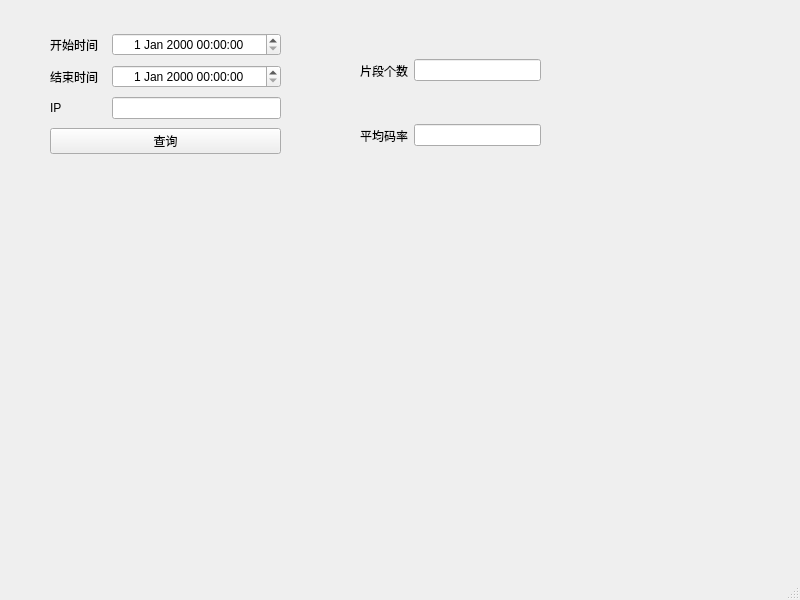
<?xml version="1.0" encoding="UTF-8"?>
<ui version="4.0">
 <class>MainWindow</class>
 <widget class="QMainWindow" name="MainWindow">
  <property name="geometry">
   <rect>
    <x>0</x>
    <y>0</y>
    <width>800</width>
    <height>600</height>
   </rect>
  </property>
  <property name="windowTitle">
   <string>录像查询码率计算工具</string>
  </property>
  <widget class="QWidget" name="centralwidget">
   <widget class="QWidget" name="verticalLayoutWidget">
    <property name="geometry">
     <rect>
      <x>50</x>
      <y>30</y>
      <width>231</width>
      <height>131</height>
     </rect>
    </property>
    <layout class="QVBoxLayout" name="verticalLayout">
     <item>
      <layout class="QHBoxLayout" name="horizontalLayout_2" stretch="2,6">
       <item>
        <widget class="QLabel" name="label_2">
         <property name="text">
          <string>开始时间</string>
         </property>
        </widget>
       </item>
       <item>
        <widget class="QDateTimeEdit" name="dateTimeEdit">
         <property name="alignment">
          <set>Qt::AlignCenter</set>
         </property>
        </widget>
       </item>
      </layout>
     </item>
     <item>
      <layout class="QHBoxLayout" name="horizontalLayout_3" stretch="2,6">
       <item>
        <widget class="QLabel" name="label_3">
         <property name="text">
          <string>结束时间</string>
         </property>
        </widget>
       </item>
       <item>
        <widget class="QDateTimeEdit" name="dateTimeEdit_2">
         <property name="alignment">
          <set>Qt::AlignCenter</set>
         </property>
        </widget>
       </item>
      </layout>
     </item>
     <item>
      <layout class="QHBoxLayout" name="horizontalLayout" stretch="2,6">
       <item>
        <widget class="QLabel" name="label">
         <property name="text">
          <string>IP</string>
         </property>
        </widget>
       </item>
       <item>
        <widget class="QLineEdit" name="lineEdit">
         <property name="alignment">
          <set>Qt::AlignRight|Qt::AlignTrailing|Qt::AlignVCenter</set>
         </property>
        </widget>
       </item>
      </layout>
     </item>
     <item>
      <widget class="QPushButton" name="pushButton">
       <property name="text">
        <string>查询</string>
       </property>
      </widget>
     </item>
    </layout>
   </widget>
   <widget class="QWidget" name="horizontalLayoutWidget_4">
    <property name="geometry">
     <rect>
      <x>360</x>
      <y>110</y>
      <width>181</width>
      <height>51</height>
     </rect>
    </property>
    <layout class="QHBoxLayout" name="horizontalLayout_4" stretch="2,6">
     <item>
      <widget class="QLabel" name="label_4">
       <property name="text">
        <string>平均码率</string>
       </property>
      </widget>
     </item>
     <item>
      <widget class="QLineEdit" name="lineEdit_2">
       <property name="alignment">
        <set>Qt::AlignCenter</set>
       </property>
       <property name="readOnly">
        <bool>true</bool>
       </property>
       <property name="placeholderText">
        <string/>
       </property>
      </widget>
     </item>
    </layout>
   </widget>
   <widget class="QWidget" name="horizontalLayoutWidget_5">
    <property name="geometry">
     <rect>
      <x>360</x>
      <y>40</y>
      <width>181</width>
      <height>61</height>
     </rect>
    </property>
    <layout class="QHBoxLayout" name="horizontalLayout_5" stretch="2,6">
     <item>
      <widget class="QLabel" name="label_5">
       <property name="text">
        <string>片段个数</string>
       </property>
      </widget>
     </item>
     <item>
      <widget class="QLineEdit" name="lineEdit_3">
       <property name="alignment">
        <set>Qt::AlignRight|Qt::AlignTrailing|Qt::AlignVCenter</set>
       </property>
       <property name="readOnly">
        <bool>true</bool>
       </property>
      </widget>
     </item>
    </layout>
   </widget>
  </widget>
  <widget class="QMenuBar" name="menubar">
   <property name="geometry">
    <rect>
     <x>0</x>
     <y>0</y>
     <width>800</width>
     <height>23</height>
    </rect>
   </property>
  </widget>
  <widget class="QStatusBar" name="statusbar"/>
 </widget>
 <resources/>
 <connections/>
</ui>
